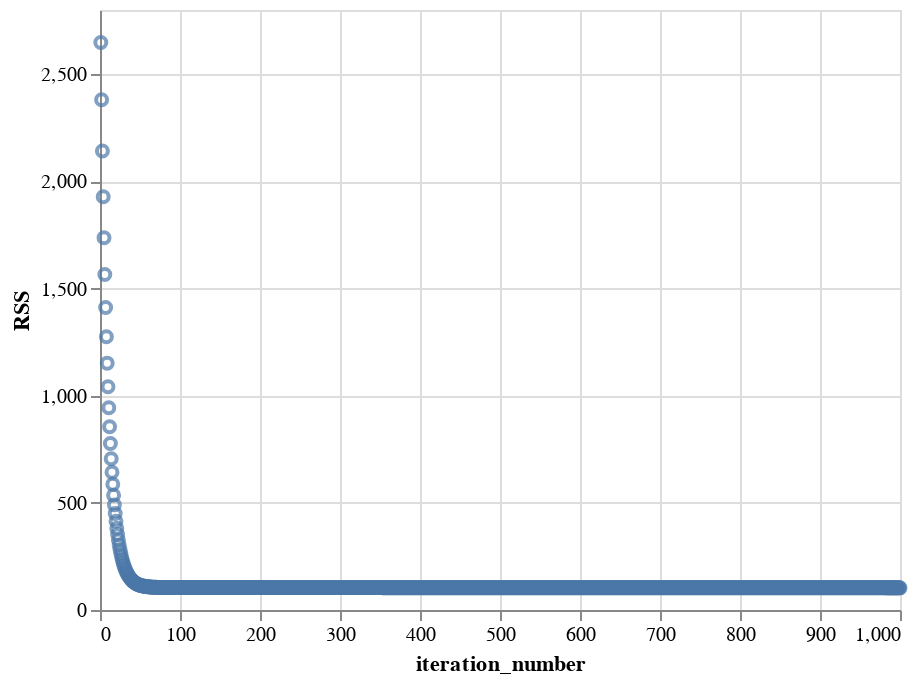

Write notebook code for a chart like this one.
### Markdown cell above
#### 3 - O que acontece com o RSS ao longo das iterações (aumenta ou diminui) se você usar 1000 iterações? Plote o RSS vs número de iterações.

Com base no observado nos prints acima é notável que o erro diminui no decorrer das iterações. Ao Chegar mais próximo a iteração 1000 esse valor vai diminuindo em menores proporções.

### Code cell
import altair as alt
import numpy as np
from vega_datasets import data
import pandas as pd

df = pd.DataFrame( {'iteration_number': iterations , 'RSS':  errors})
alt.Chart(df).mark_point().encode(
    x='iteration_number',
    y='RSS'
)

### Figure 1 — Vega-Lite specification as saved in the notebook (floating-point values rounded to 4 significant figures; data arrays with more than 128 entries replaced by an {"elided": "..."} marker saying what was removed)
{"$schema": "https://vega.github.io/schema/vega-lite/v2.6.0.json", "config": {"view": {"height": 300, "width": 400}}, "data": {"name": "data-6a51664c2e62dd844451bd8fc810ec78"}, "datasets": {"data-6a51664c2e62dd844451bd8fc810ec78": {"elided": "1000 records"}}, "encoding": {"x": {"field": "iteration_number", "type": "quantitative"}, "y": {"field": "RSS", "type": "quantitative"}}, "mark": "point"}
